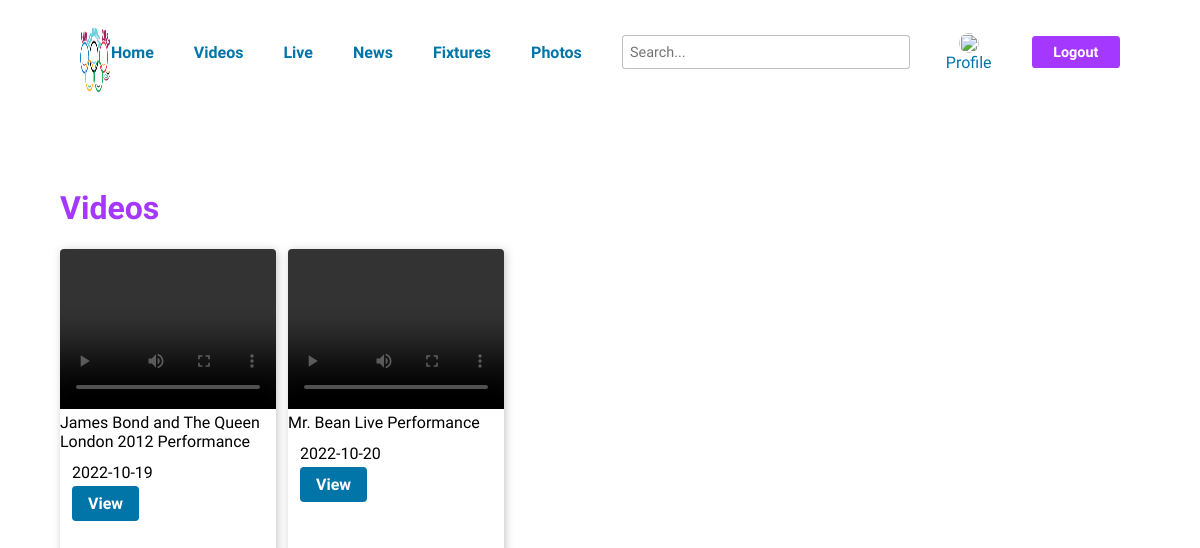
/videos.php, run on the app's committed database.
### tables this page shows
CREATE TABLE `videos` (
  `video_id` int(11) NOT NULL,
  `vTitle` varchar(255) NOT NULL,
  `vDescription` varchar(2000) NOT NULL,
  `vPath` varchar(255) NOT NULL,
  `date` varchar(255) NOT NULL,
  `vCategory` varchar(255) NOT NULL
);

### videos.php (the view, shortened to what this page needs)
<!DOCTYPE html>
<html lang="en">
<head>
</head>
<body>
    <?php include('header.php') ?>
    <div class="container">
        <h1>Videos</h1>
        <div class="card-section">
        <?php
                $select_videos = mysqli_query($connection, "SELECT * FROM videos");
                while($row=mysqli_fetch_assoc($select_videos)){
                    $video_id = $row['video_id'];
                    $video_title = $row['vTitle'];
                    $video_path = $row['vPath'];
                    $video_date = $row['date'];
                ?>
            <div class="card">
                <video width="100%" height="50%" controls>
                    <source src="uploads/<?php echo $video_path ?>" type="video/mp4">
                </video>
                <?php echo $video_title ?>
                <p>
                <p><?php echo $video_date?></p>
                <a href="view-video.php?vid=<?php echo $video_id ?>&title=<?php echo $video_title ?>&type=nonlive">View</a>
            </div>
            <?php } ?>
        </div>
    </div>
</body>
</html>

### videos.php (style rules this page uses)
.container { width: 90%; height: auto; margin: 2.5em auto; padding: 1.5em 3em; }
.container h1 { color: #A438FF; }
.card-section { display: grid; grid-template-columns: repeat(auto-fit, minmax(20%,20%)); grid-template-rows: repeat(aurofit, minmax(22em, 22em)); row-gap: .5em; column-gap: .75em; }
.card { width: 100%; height: 20em; box-shadow: .1em .1em .5em rgba(128, 128, 128, 0.45); border-radius: .25em; overflow: hidden; }
.card p, .card a { margin: .75em 0 .75em .75em; }
.card a { text-decoration: none; background-color: #0175a7; color: white; font-weight: bold; padding: .5em 1em; border-radius: .25em; margin-top: 1em; }

### header.php (style rules this page uses)
* { font-family: 'Lexend', sans-serif; }
body { margin: 0; padding: 0; }

### data on the page
videos: vTitle "James Bond and The Queen London 2012 Performance", date "2022-10-19"
videos: vTitle "Mr. Bean Live Performance", date "2022-10-20"
